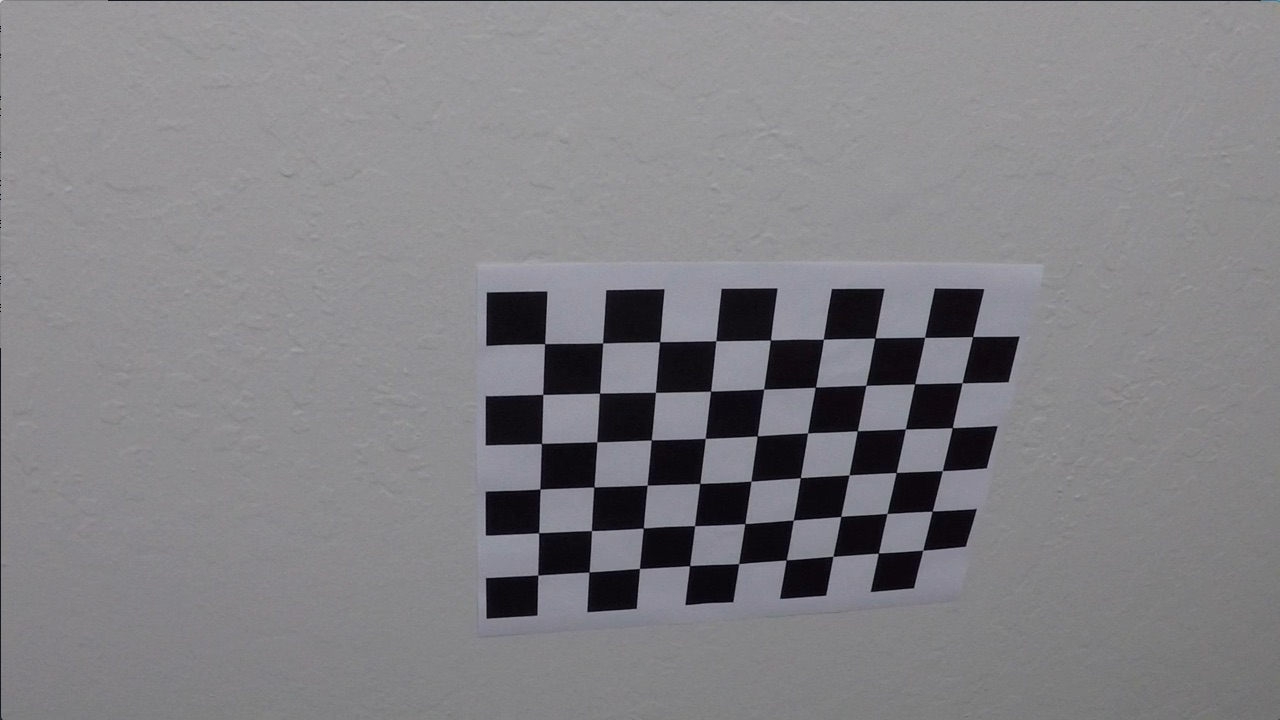
#> input picture camera_cal/calibration10.jpg, 1280 x 720 px
$ python -i carnd_advanced_lines.py   (imports and definitions only)   (older library calls are emulated)
#> lines starting #> are read from the running program, lines starting #| are printed output that depends on the picture; after the words box and inside, x2 and y2 are one past the last pixel; in counts of white or black regions, pixels touching at a corner belong together
import numpy as np
import cv2
import matplotlib.pyplot as plt
import matplotlib.image as mpimg
import os, sys
from moviepy.editor import VideoFileClip
from collections import deque
import imageio


# find chess board corners
# [258 lines left out: functions corr_coef, corners_unwarp, cal_param, nrows_ncols, multiple_plot_uncalibrated, multiple_plot and 7 more, not called in this run]


# This returns a stack of the two binary images, whose components are sobel transformation of an image and
# saturation channel from HLS with applied thresholds
def stack_sobel_saturation(img, sobel_kernel=3, mag_thresh=(20, 100), s_thresh=(170, 255), output='color'):
    # Grayscale image
    gray = cv2.cvtColor(img, cv2.COLOR_RGB2GRAY)
    # Sobel x
    sobelx = cv2.Sobel(gray, cv2.CV_64F, 1, 0, sobel_kernel)
    abs_sobelx = np.absolute(sobelx)  # Absolute x derivative to accentuate lines away from horizontal
    scaled_sobel = np.uint8(255 * abs_sobelx / np.max(abs_sobelx))
    # Convert to HLS color space and separate the S channel
    # Note: img is the undistorted image
    hls = cv2.cvtColor(img, cv2.COLOR_RGB2HLS)
    s_channel = hls[:, :, 2]
    # Threshold x gradient
    thresh_min = mag_thresh[0]
    thresh_max = mag_thresh[1]
    sxbinary = np.zeros_like(scaled_sobel)
    sxbinary[(scaled_sobel >= thresh_min) & (scaled_sobel <= thresh_max)] = 1
    # Threshold color channel
    s_thresh_min = s_thresh[0]
    s_thresh_max = s_thresh[1]
    s_binary = np.zeros_like(s_channel)
    s_binary[(s_channel >= s_thresh_min) & (s_channel <= s_thresh_max)] = 1
    # Stack each channel to view their individual contributions in green and blue respectively
    # This returns a stack of the two binary images, whose components you can see as different colors
    color_binary = np.dstack((np.zeros_like(sxbinary), sxbinary, s_binary)) * 255
    # Combine the two binary thresholds
    combined_binary = np.zeros_like(sxbinary)
    combined_binary[(s_binary == 1) | (sxbinary == 1)] = 1
    if output == 'color':
        return color_binary
    else:
        return combined_binary


# transforms image to bird eye view
def transform_image(img, src=np.float32([[200, 680], [590, 451], [690, 451], [1042, 666]]),
                    dest=np.float32([[180, 720], [200, 0], [1000, 0], [1000, 720]])):
    # uses cv2.getPerspectiveTransform() to get M, the transform matrix
    M = cv2.getPerspectiveTransform(src, dest)
    # uses cv2.warpPerspective() to warp your image to a top-down view
    Minv = cv2.getPerspectiveTransform(dest, src)
    img_size = (img.shape[1], img.shape[0])
    unwarped = cv2.warpPerspective(img, M, img_size, flags=cv2.INTER_LINEAR)
    return unwarped


from collections import deque

frame_buffer_left = deque()  # buffer for polynomial coefficients for left lane to avoid outbursts
frame_buffer_right = deque()  # buffer for polynomial coefficients for right lane to avoid outbursts
frame_curvature_left = deque()  # buffer for curvature for left lane to avoid outbursts
frame_curvature_right = deque()  # buffer for curvature for right lane to avoid outbursts


#mask for yellow lines
def select_yellow(image):
    hsv = cv2.cvtColor(image, cv2.COLOR_RGB2HSV)
    # lower = np.array([20,60,60])
    # upper = np.array([38,174, 250])
    lower = np.array([20, 60, 60])
    upper = np.array([38,174, 250])

    mask = cv2.inRange(hsv, lower, upper)

    return mask


#mask for white lines
def select_white(image):
    lower = np.array([202,202,202])
    upper = np.array([255,255,255])
    mask = cv2.inRange(image, lower, upper)

    return mask


def yellow_white_sobel(img):
    mask_yellow = select_yellow(img)#mask for yellow lines
    mask_white = select_white(img)#mask for white lines
    img_sobel = stack_sobel_saturation(img, output='black')
    mask = np.zeros_like(img)
    mask[(mask_yellow > 0) | (mask_white > 0) | (img_sobel > 0)]=1
    # [6 lines of commented-out code are left out]
    img_masked = img*mask
    return img_masked


# finds lines
def finding_lines(img, sobel_kernel=3, mag_thresh=(35, 100), thresh_s=(170, 255), output=0):
    # [5 lines of commented-out code are left out]
    global frame_buffer_left  # collections.deque() for several last values of polynomial coefficients
    global frame_buffer_right  # collections.deque() for several last values of polynomial coefficients
    global frame_curvature_left  # collections.deque() for several last values of curvature
    global frame_curvature_right  # collections.deque() for several last values of curvature

    img = transform_image(img)
    binary_warped = stack_sobel_saturation(img, sobel_kernel, mag_thresh, thresh_s, 'bw')
    binary_warped=np.zeros_like(binary_warped)
    img_masked = yellow_white_sobel(img)
    binary_warped[(img_masked[:,:,0] > 0) | (img_masked[:,:,1] > 0) | (img_masked[:,:,2] > 0)] = 1

    # takes a histogram of the bottom half of the 'binary_warped' image
    histogram = np.sum(binary_warped[3 * int(binary_warped.shape[0] / 4):, :], axis=0)
    # create an output image to draw on and  visualize the result
    out_img = np.dstack((binary_warped, binary_warped, binary_warped)) * 255
    # finds the peak of the left and right halves of the histogram
    # these will be the starting point for the left and right lines
    midpoint = np.int(histogram.shape[0] / 2)
    leftx_base = np.argmax(histogram[:midpoint])
    rightx_base = np.argmax(histogram[midpoint:]) + midpoint
    # Choose the number of sliding windows
    nwindows = 50
    # sets height of windows
    window_height = np.int(binary_warped.shape[0] / nwindows)
    # identify the x and y positions of all nonzero pixels in the image
    nonzero = binary_warped.nonzero()
    nonzeroy = np.array(nonzero[0])
    nonzerox = np.array(nonzero[1])
    # current positions to be updated for each window
    leftx_current = leftx_base
    rightx_current = rightx_base
    # set the width of the windows +/- margin
    margin = 50
    # set minimum number of pixels found to recenter window
    minpix = 25
    # creates empty lists to receive left and right lane pixel indices
    left_lane_inds = []
    right_lane_inds = []
    # steps through the windows one by one
    for window in range(nwindows):
        # identifies window boundaries in x and y (and right and left)
        win_y_low = binary_warped.shape[0] - (window + 1) * window_height
        win_y_high = binary_warped.shape[0] - window * window_height
        win_xleft_low = leftx_current - margin
        win_xleft_high = leftx_current + margin
        win_xright_low = rightx_current - margin
        win_xright_high = rightx_current + margin
        # draws the windows on the visualization image
        cv2.rectangle(out_img, (win_xleft_low, win_y_low), (win_xleft_high, win_y_high),
                      (0, 255, 0), 2)
        cv2.rectangle(out_img, (win_xright_low, win_y_low), (win_xright_high, win_y_high),
                      (0, 255, 0), 2)
        # identify the nonzero pixels in x and y within the window
        good_left_inds = ((nonzeroy >= win_y_low) & (nonzeroy < win_y_high) &
                          (nonzerox >= win_xleft_low) & (nonzerox < win_xleft_high)).nonzero()[0]
        good_right_inds = ((nonzeroy >= win_y_low) & (nonzeroy < win_y_high) &
                           (nonzerox >= win_xright_low) & (nonzerox < win_xright_high)).nonzero()[0]
        # appends these indices to the lists
        left_lane_inds.append(good_left_inds)
        right_lane_inds.append(good_right_inds)
        # if you found > minpix pixels, recenter next window on their mean position
        if len(good_left_inds) > minpix:
            leftx_current = np.int(np.mean(nonzerox[good_left_inds]))
        if len(good_right_inds) > minpix:
            rightx_current = np.int(np.mean(nonzerox[good_right_inds]))
    # concatenates the arrays of indices
    left_lane_inds = np.concatenate(left_lane_inds)
    right_lane_inds = np.concatenate(right_lane_inds)
    # extracts left and right line pixel positions
    leftx = nonzerox[left_lane_inds]
    lefty = nonzeroy[left_lane_inds]
    rightx = nonzerox[right_lane_inds]
    righty = nonzeroy[right_lane_inds]
    # fits a second order polynomial to each
    left_fit = np.polyfit(lefty, leftx, 2)
    right_fit = np.polyfit(righty, rightx, 2)
    # generates x and y values for plotting
    out_img[nonzeroy[left_lane_inds], nonzerox[left_lane_inds]] = [255, 0, 0]
    out_img[nonzeroy[right_lane_inds], nonzerox[right_lane_inds]] = [0, 0, 255]
    if output == 0:  # image with wide polylinomial drawn on lanes
        return out_img
    elif output == 1:  # return polynomial coefficients for single images (not video frames), frame_buffers are
        # not used during caclulation of coefficients
        return left_fit, right_fit
    elif output == 2:  # return polynomial coefficients for single images from videos, frame_buffers are
        # used during caclulation of coefficients
        nframes = 2  # number of frames for frame_buffers to use
        margin = (0.5, 0.35, 4, 40)  ## deviation margin between last frame and last {n}frames
                    #  {curvature_left, curvature_right, \
                    #  {curvature_left/curvature_rigth or curvature_rigth/curvature_left,
                    #  offset between old line and new line(if offest bigger than {40} values from previous
                    #  video frame used)}} \

        curvature = calc_curvature(img)
        if len(frame_buffer_left) == 0:
            for i in range(nframes):
                frame_buffer_left.append(left_fit)
                frame_buffer_right.append(right_fit)
                frame_curvature_left.append(curvature[0])
                frame_curvature_right.append(curvature[1])
        ploty = binary_warped.shape[0]#y of lowest polynomial line on the screen, \
                                      # left_fitx and left_fitx_previous appropriate x values for ploty \
                                      # in current and previous video frame
        left_fitx = left_fit[0] * (ploty ** 2) + left_fit[1] * ploty + left_fit[2]
        left_fitx_previous = frame_buffer_left[-1][0] * (ploty ** 2) + frame_buffer_left[-1][1] * ploty + frame_buffer_left[-1][2]
        if (1 + margin[0] > curvature[0] / frame_curvature_left[-1] > 1 - margin[0]) and (curvature[0]>1000 or \
                1/margin[2] < curvature[0] / curvature[1] < margin[2]) and abs(left_fitx-left_fitx_previous)<margin[3]:
            frame_buffer_left.popleft()
            frame_buffer_left.append(left_fit)
            frame_curvature_left.popleft()
            frame_curvature_left.append(curvature[0])
        else:
            left_fit = frame_buffer_left[-1]
        right_fitx = right_fit[0] * (ploty ** 2) + right_fit[1] * ploty + right_fit[2]
        right_fitx_previous = frame_buffer_right[-1][0] * (ploty ** 2) + frame_buffer_right[-1][1] * ploty + frame_buffer_right[-1][2]
        if (1 + margin[1] > curvature[1] / frame_curvature_right[-1] > 1 - margin[1]) and (curvature[1]>1000 or \
                    1/margin[2] < curvature[1] / curvature[0] < margin[2]) and abs(right_fitx-right_fitx_previous)<margin[3]:
            frame_buffer_right.popleft()
            frame_buffer_right.append(right_fit)
            frame_curvature_right.popleft()
            frame_curvature_right.append(curvature[0])

        else:
            right_fit = frame_buffer_right[-1]
        return left_fit, right_fit

    elif output == 3:
        return finding_lines_continue(binary_warped, left_fit, right_fit)

    elif output == 3:
        return finding_lines_continue(binary_warped, left_fit, right_fit)


# function used, if skipped function finding_lines(aka sliding windows). it means we know already where to look
# for line's starting points
# [162 lines left out: functions finding_lines_continue, calc_curvature, draw_text, not called in this run]


# draws green zone on images where car can drive
def draw_lane_zone(img, output=0, src=np.float32([[200, 680], [590, 451], [690, 451], [1042, 666]]),
                   dst=np.float32([[180, 720], [200, 0], [1000, 0], [1000, 720]])):
    # Create an image to draw the lines on
    warped = cv2.cvtColor(img, cv2.COLOR_BGR2GRAY)
    left_fit, right_fit = finding_lines(img, output=output)

    Minv = cv2.getPerspectiveTransform(dst, src)
    warp_zero = np.zeros_like(warped).astype(np.uint8)
    color_warp = np.dstack((warp_zero, warp_zero, warp_zero))
    ploty = np.linspace(0, warped.shape[0] - 1, warped.shape[0])
    left_fitx = left_fit[0] * (ploty ** 2) + left_fit[1] * ploty + left_fit[2]
    right_fitx = right_fit[0] * (ploty ** 2) + right_fit[1] * ploty + right_fit[2]
    index = [n for n, (t, p) in enumerate(zip(left_fitx, right_fitx)) if t >= p]  # finds the point where left and right
    # polynomial intersect
    pts_left = np.array([np.transpose(np.vstack([left_fitx, ploty]))])
    pts_right = np.array([np.flipud(np.transpose(np.vstack([right_fitx, ploty])))])
    pts = np.hstack((pts_left, pts_right))
    # draws the lane onto the warped blank image
    cv2.fillPoly(color_warp, np.int_([pts]), (0, 255, 0))
    # warps the blank back to original image space using inverse perspective matrix (Minv)
    newwarp = cv2.warpPerspective(color_warp, Minv, (img.shape[1], img.shape[0]))
    # Combine the result with the original image
    result = cv2.addWeighted(img, 1, newwarp, 0.3, 0)
    left_curverad, right_curverad, center = calc_curvature(img)
    result = draw_text(result, left_curverad, right_curverad, center)
    return result


# process to apply to still images (*or single video frames)
# [162 lines left out: functions process_still_image, process_video, main, not called in this run]
    # [8 lines of commented-out code are left out]


# [2 lines not run here, left out]

>>> import cv2
>>> picture = cv2.imread('camera_cal/calibration10.jpg')
#> picture is the input picture: shape (720, 1280, 3); mean B, G, R 133.1, 129.4, 130.2
>>> result = draw_lane_zone(picture)
#> in transform_image, `M = cv2.getPerspectiveTransform(src, dest)`: M = [[-0.585, -1.42, 971.4], [-2.18e-16, -1.96, 883.2], [5.52e-06, -0.00239, 1]]
#> in transform_image, `Minv = cv2.getPerspectiveTransform(dest, src)`: Minv = [[0.132, -0.784, 564.8], [0.00425, -0.515, 451], [9.43e-06, -0.00123, 1]]
#> in transform_image, `unwarped = cv2.warpPerspective(img, M, img_size, flags=cv2.INTER_LINEAR)`:
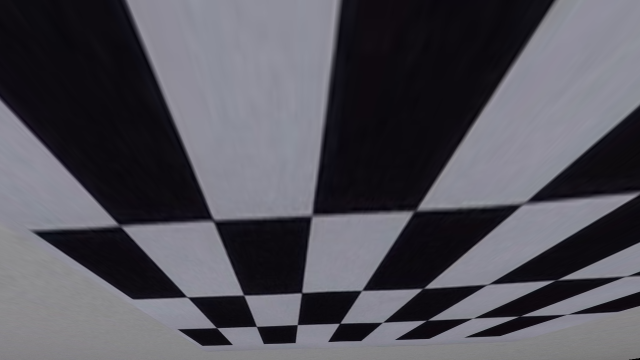
#> unwarped: shape (720, 1280, 3) (shown at 1/2 size); mean B, G, R 89.7, 81.5, 82.6
#> in stack_sobel_saturation, `sobelx = cv2.Sobel(gray, cv2.CV_64F, 1, 0, sobel_kernel)`:
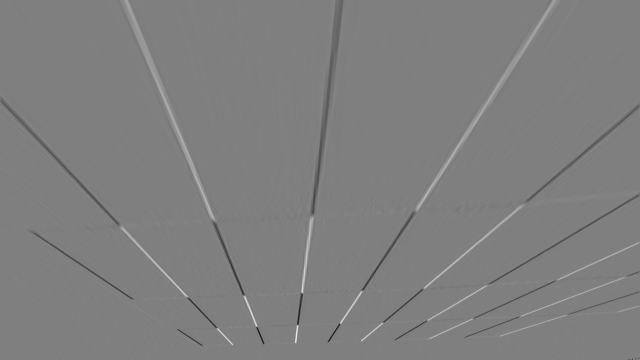
#> sobelx: shape (720, 1280) float64 (shown at 1/2 size); min -427, max 427, mean -0.1; drawn with min black and max white
#> in finding_lines, `binary_warped = stack_sobel_saturation(img, sobel_kernel, mag_thresh, ..`:
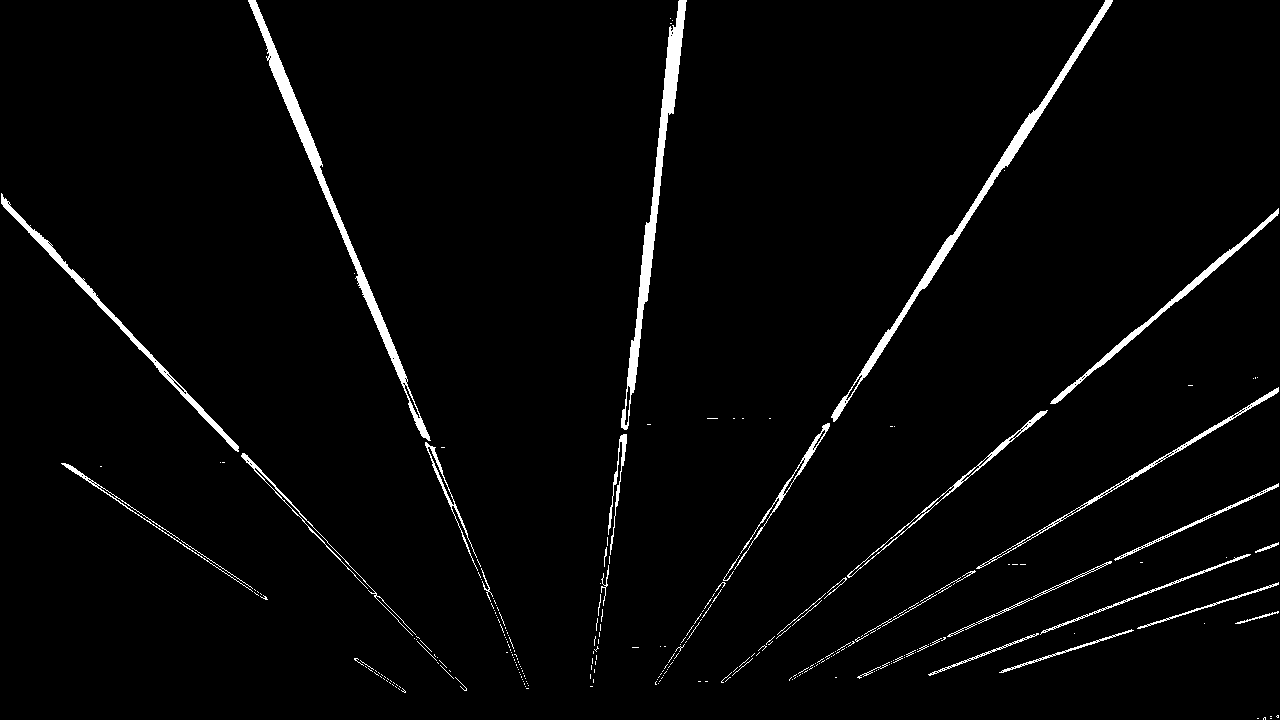
#> binary_warped: shape (720, 1280); values 0 (black) and 1 (white), 2.6% white; 284 white regions (244 under 20 px), largest, box (x1, y1, x2, y2) and area: (248, 0, 431, 441) 3906, (621, 0, 687, 430) 3824, (831, 0, 1113, 422) 3537
#> in finding_lines, `out_img[nonzeroy[right_lane_inds], nonzerox[right_lane_inds]] = [0, 0,..`:
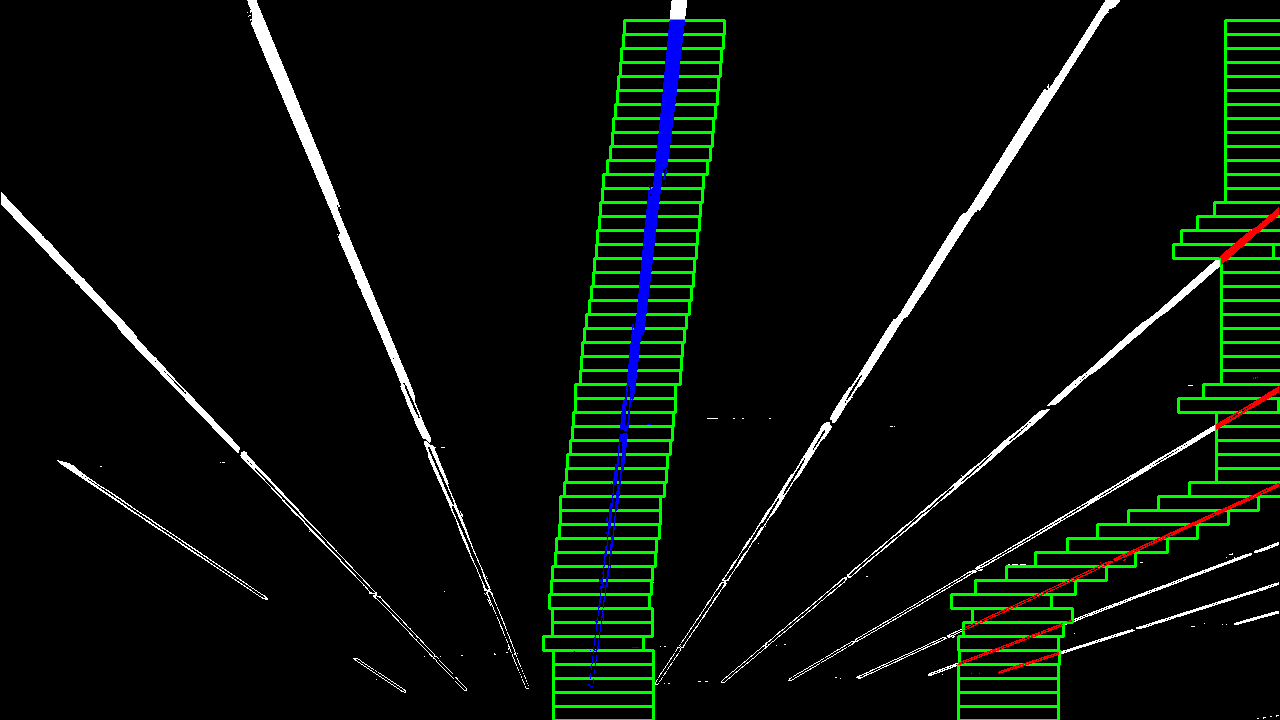
#> out_img: shape (720, 1280, 3); mean of channels 0, 1, 2 7.8, 15.1, 6.8; drawn as B, G, R
#> (the run stopped early here; a loop or call above may not have finished)
